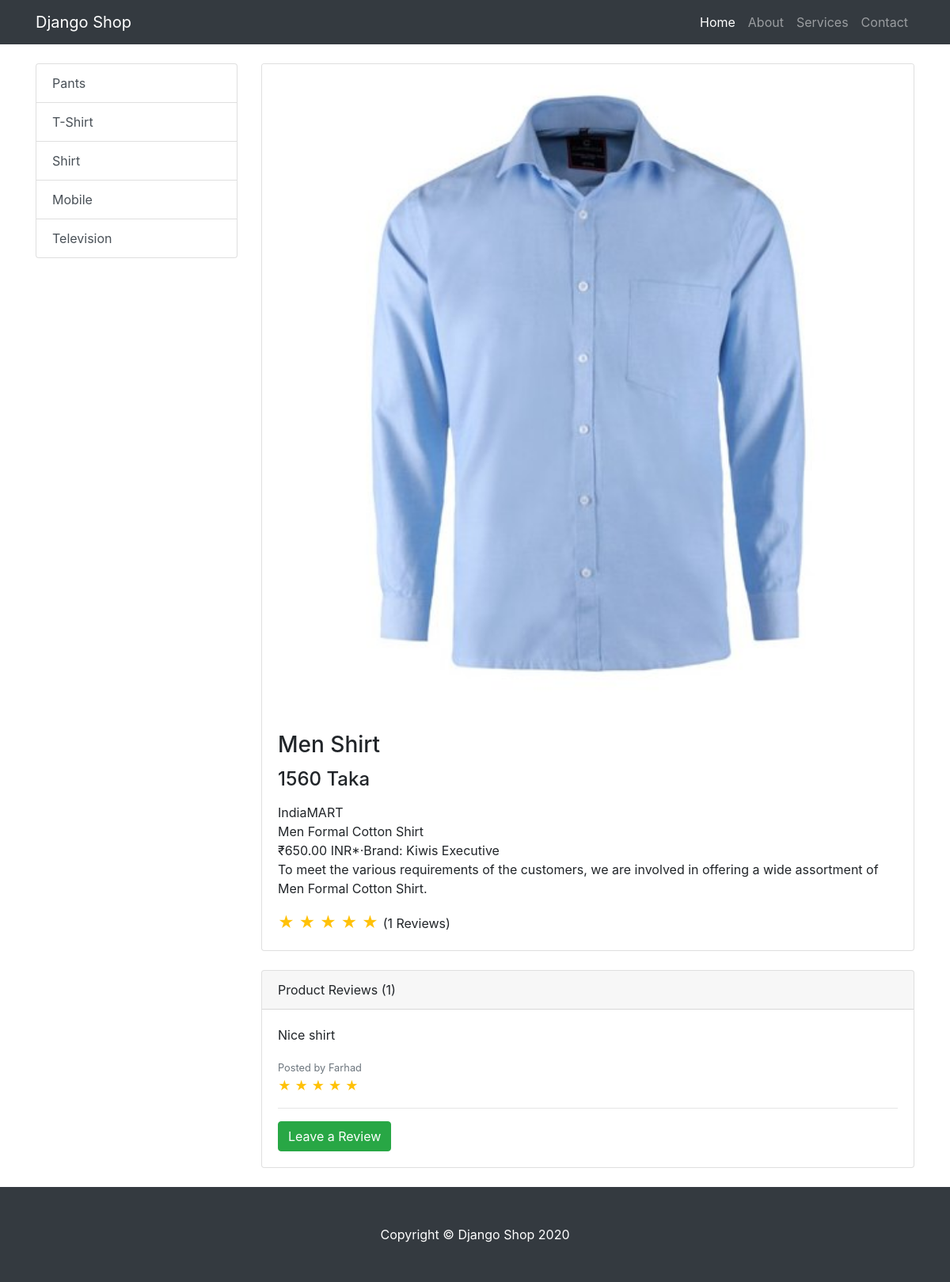
The page /item/5/ on the database its author committed.
### shop/models.py (models this page shows, shortened)
class ProductCategory(models.Model):
    category_name = models.CharField(max_length=100)

class Product(models.Model):
    product_name = models.CharField(max_length=260)
    product_price = models.IntegerField()
    product_description = models.TextField()
    product_picture = models.ImageField(upload_to='product_pictures', default='default-product.jpg')
    categories = models.ManyToManyField(ProductCategory)

class ProductReview(models.Model):
    author_name = models.CharField(max_length=30)
    author_email = models.EmailField()
    review_description = models.TextField(blank=True)
    review_score = models.IntegerField(default=0)
    product = models.ForeignKey(Product, on_delete=models.CASCADE)

### shop/views.py (the view, shortened to what this page needs)
# urls.py: path('item/<int:pk>/', views.shop_item_details, name="shop_item_details"),
def shop_item_details(request, pk):
    categories = ProductCategory.objects.all()
    product = get_object_or_404(Product, id=pk)
    review_score= 0
    count = 0
    reviews_data = []
    reviews = product.productreview_set.all()
    reviews_count = reviews.count()
    for review in reviews:
        reviews_data_list = []
        reviews_data_list.append(review.author_name)
        reviews_data_list.append(review.review_score)
        reviews_data_list.append(review.review_description)
        reviews_data.append(reviews_data_list)
        review_score += review.review_score
    if reviews_count != 0:
        review_score = review_score/ reviews_count
    context = {
        'product': product,
        'title': product.product_name,
        'review_score': review_score,
        'total_reviews': reviews_count,
        'reviews': reviews_data,
        'categories': categories
    }
    return render(request, template_name='shop/shop_item_details.html', context=context)

### shop/templates/shop/shop_item_details.html (shortened to what this page needs)
{% extends 'shop/base.html' %}
{% block content %}
	<div class="container">
		<div class="row">
			<div class="col-lg-3 my-4">
				<div class="list-group">
					{% for category in categories %}
						<a href="{% url 'shop_category' category.id %}" class="list-group-item list-group-item-action">{{ category.category_name }}</a>
					{% endfor %}
				</div>
			</div>
			<div class="col-lg-9">
				<div class="card mt-4">
					<img class="card-img-top img-fluid" src="{{ product.product_picture.url }}" alt="">
					<div class="card-body">
						<h3 class="card-title">{{ product.product_name }}</h3>
						<h4>{{ product.product_price }} Taka</h4>
						{% autoescape on %}
						<p class="card-text">{{ product.product_description|linebreaks }}</p>
						{% endautoescape %}
						<span class="text-warning" style="font-size: 20px">
							{% if review_score == 0 or review_score < 1 %}
								&#9734; &#9734; &#9734; &#9734; &#9734;
							{% elif review_score == 1 or review_score < 2 %}
								&#9733; &#9734; &#9734; &#9734; &#9734;
							{% elif review_score == 2 or review_score < 3 %}
								&#9733; &#9733; &#9734; &#9734; &#9734;
							{% elif review_score == 3 or review_score < 4 %}
								&#9733; &#9733; &#9733; &#9734; &#9734;
							{% elif review_score == 4 or review_score < 5 %}
								&#9733; &#9733; &#9733; &#9733; &#9734;
							{% else %}
								&#9733; &#9733; &#9733; &#9733; &#9733;
							{% endif %}
						</span> ({{ total_reviews }} Reviews)
					</div>
				</div>
				<div class="card card-outline-secondary my-4">
					<div class="card-header">
						Product Reviews ({{ total_reviews }})
					</div>
					<div class="card-body">
						{% if reviews|length > 0 %}
							{% for review in reviews %}
								<p>{{ review.2 }}</p>
								<small class="text-muted">Posted by {{ review.0 }}</small><br>
								<span class="text-warning">
									{% if review.1 == 0 or review.1 < 1 %}
										&#9734; &#9734; &#9734; &#9734; &#9734;
									{% elif review.1 == 1 or review.1 < 2 %}
										&#9733; &#9734; &#9734; &#9734; &#9734;
									{% elif review.1 == 2 or review.1 < 3 %}
										&#9733; &#9733; &#9734; &#9734; &#9734;
									{% elif review.1 == 3 or review.1 < 4 %}
										&#9733; &#9733; &#9733; &#9734; &#9734;
									{% elif review.1 == 4 or review.1 < 5 %}
										&#9733; &#9733; &#9733; &#9733; &#9734;
									{% else %}
										&#9733; &#9733; &#9733; &#9733; &#9733;
									{% endif %}
								</span>
								<hr>
							{% endfor %}
						{% else %}
							<p>No reviews yet!</p>
						{% endif %}
						<a href="#" class="btn btn-success" data-toggle="modal" data-target="#reviewModalCenter">Leave a Review</a>
					</div>
				</div>
			</div>
		</div>
	</div>
	{% endblock content %}

### shop/static/shop/css/shop-item.css (style rules this page uses)
body { padding-top: 56px; }

### rows shown on the page
ProductCategory: category_name "Pants"
ProductCategory: category_name "T-Shirt"
ProductCategory: category_name "Shirt"
ProductCategory: category_name "Mobile"
ProductCategory: category_name "Television"
Product: product_picture (picture), product_name "Men Shirt", product_price "1560", product_description "IndiaMART Men Formal Cotton Shirt ₹650.00 INR*·Brand: Kiwis Executive To meet the various requirements of the customers, we are involved in offering a wide assortment of Men Formal Cotton Shirt."
ProductReview: review_description "Nice shirt", author_name "Farhad"

### other values the page prints
{{ total_reviews }} "1"
